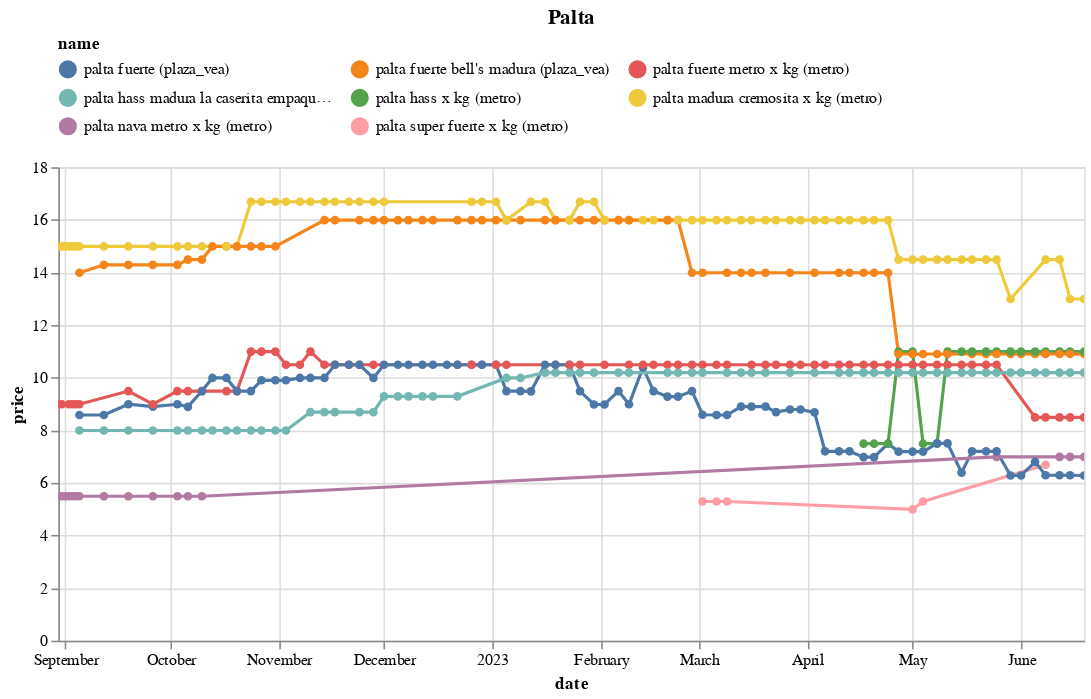

Here is the notebook cell this chart was saved with:
### Code cell
(df
 .loc[df.name.isin(names)]
 .pipe(alt.Chart)
 .mark_line(point=True)
 .encode(x='date', y='price', color='name', tooltip=['name','price'])
 .properties(width=650, title='Palta')
 .interactive()
 .configure_legend(orient='top', columns=3)
)

### Figure 1 — Vega-Lite specification as saved in the notebook (floating-point values rounded to 4 significant figures; data arrays with more than 128 entries replaced by an {"elided": "..."} marker saying what was removed)
{"config": {"view": {"continuousWidth": 300, "continuousHeight": 300}, "legend": {"columns": 3, "orient": "top"}}, "data": {"name": "data-79f0207fbaeaae947606eab50b0caa6f"}, "mark": {"type": "line", "point": true}, "encoding": {"color": {"field": "name", "type": "nominal"}, "tooltip": [{"field": "name", "type": "nominal"}, {"field": "price", "type": "quantitative"}], "x": {"field": "date", "type": "temporal"}, "y": {"field": "price", "type": "quantitative"}}, "params": [{"name": "param_14", "select": {"type": "interval", "encodings": ["x", "y"]}, "bind": "scales"}], "title": "Palta", "width": 650, "$schema": "https://vega.github.io/schema/vega-lite/v5.8.0.json", "datasets": {"data-79f0207fbaeaae947606eab50b0caa6f": {"elided": "395 records"}}}
